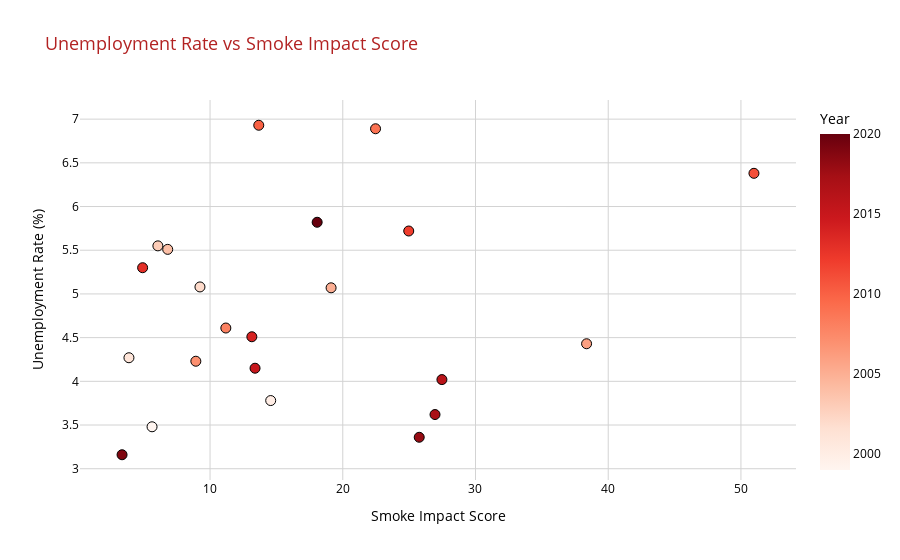

The notebook cell this image was saved under:
### Markdown cell above
### Visualization: Unemployment Rate vs Smoke Impact Score


This scatter plot visualizes the relationship between the unemployment rate and fire impact scores in Olathe, Kansas, across different years. Each point represents a specific year's data, with its color indicating the year using a continuous red gradient. The x-axis displays the fire impact score, while the y-axis shows the unemployment rate. The plot features clean styling with black-bordered markers and a white background for better readability. A color bar provides context for the year, enabling temporal analysis of how fire impacts might correlate with unemployment rates over time.

### Code cell
# 2. Scatter Plot: Unemployment Rate vs Smoke Impact Score
fig2 = px.scatter(
    data,
    x='fire_impact_score',
    y='unemployment_rate',
    color='year',
    title='Unemployment Rate vs Smoke Impact Score',
    labels={'fire_impact_score': 'Smoke Impact Score', 'unemployment_rate': 'Unemployment Rate (%)'},
    color_continuous_scale='Reds',
    template='plotly_white'
)
fig2.update_traces(marker=dict(size=10, line=dict(width=1, color='black')))
fig2.update_layout(
    title_font=dict(size=18, color='firebrick'),
    font=dict(size=12, color='black'),
    xaxis=dict(gridcolor='lightgray'),
    yaxis=dict(gridcolor='lightgray'),
    plot_bgcolor='white',
    coloraxis_colorbar=dict(title='Year')
)
fig2.show()

### Figure 1 — Plotly figure (JSON) as saved in the notebook; plotly's stock layout.template omitted (floating-point values rounded to 4 significant figures)
{"data": [{"hovertemplate": "Smoke Impact Score=%{x}<br>Unemployment Rate (%)=%{y}<br>year=%{marker.color}<extra></extra>", "legendgroup": "", "marker": {"color": [1999, 2000, 2001, 2002, 2003, 2004, 2005, 2006, 2007, 2008, 2009, 2010, 2011, 2012, 2013, 2014, 2015, 2016, 2017, 2018, 2019, 2020], "coloraxis": "coloraxis", "line": {"color": "black", "width": 1}, "size": 10, "symbol": "circle"}, "mode": "markers", "name": "", "orientation": "v", "showlegend": false, "type": "scatter", "x": [5.63, 14.57, 3.89, 9.24, 6.07, 6.81, 19.12, 38.37, 8.93, 11.19, 22.47, 13.67, 50.98, 24.97, 4.92, 13.15, 13.39, 27.47, 26.95, 25.76, 3.37, 18.07], "xaxis": "x", "y": [3.48, 3.78, 4.27, 5.08, 5.55, 5.51, 5.07, 4.43, 4.23, 4.61, 6.89, 6.93, 6.38, 5.72, 5.3, 4.51, 4.15, 4.02, 3.62, 3.36, 3.16, 5.82], "yaxis": "y"}], "layout": {"coloraxis": {"colorbar": {"title": {"text": "Year"}}, "colorscale": [[0, "rgb(255,245,240)"], [0.125, "rgb(254,224,210)"], [0.25, "rgb(252,187,161)"], [0.375, "rgb(252,146,114)"], [0.5, "rgb(251,106,74)"], [0.625, "rgb(239,59,44)"], [0.75, "rgb(203,24,29)"], [0.875, "rgb(165,15,21)"], [1, "rgb(103,0,13)"]]}, "font": {"color": "black", "size": 12}, "legend": {"tracegroupgap": 0}, "plot_bgcolor": "white", "title": {"font": {"color": "firebrick", "size": 18}, "text": "Unemployment Rate vs Smoke Impact Score"}, "xaxis": {"anchor": "y", "domain": [0, 1], "gridcolor": "lightgray", "title": {"text": "Smoke Impact Score"}}, "yaxis": {"anchor": "x", "domain": [0, 1], "gridcolor": "lightgray", "title": {"text": "Unemployment Rate (%)"}}}}
